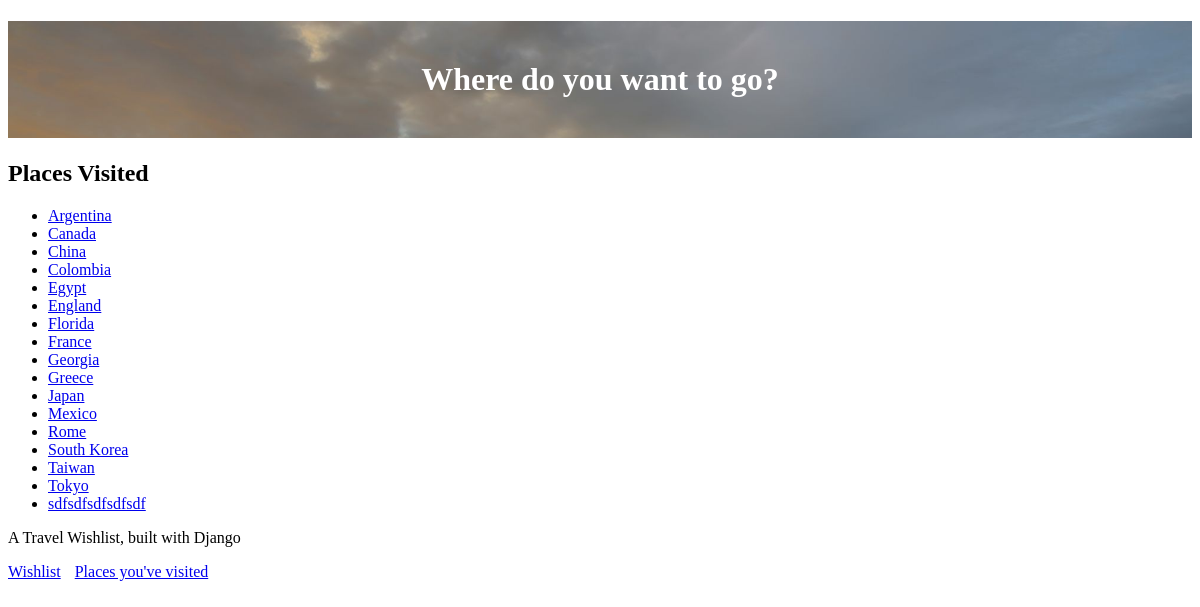
Page /visited (signed in) on the earlier database version.
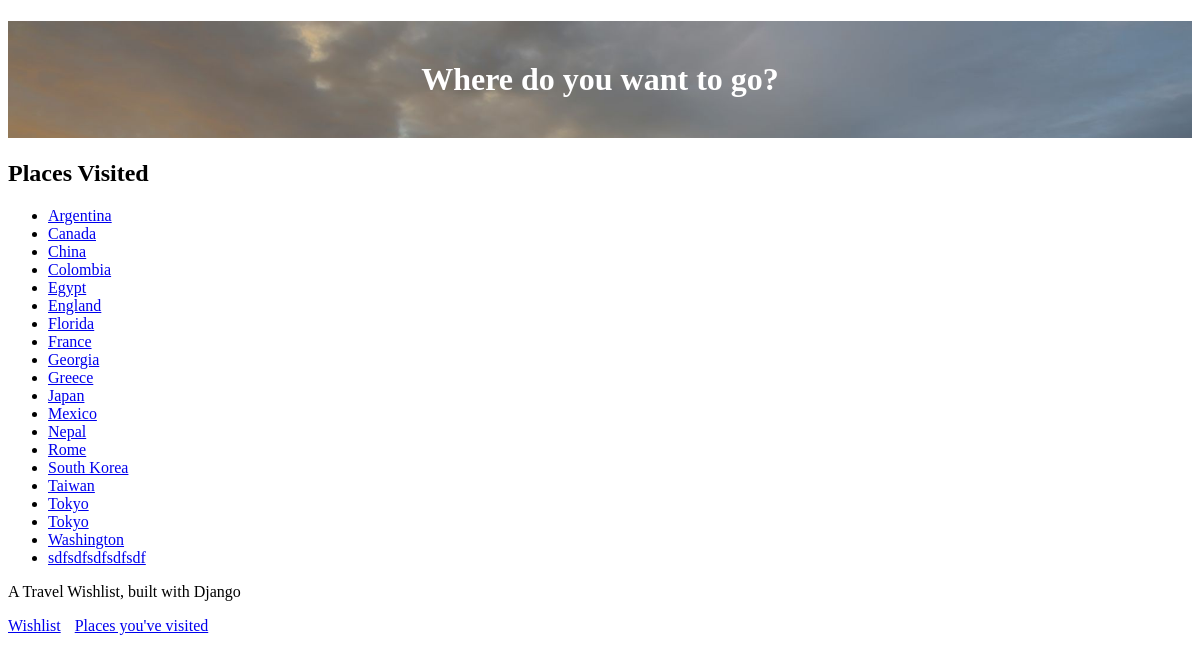
Same page on the later database version.
### travel_wishlist/models.py (models this page shows, shortened)
class Place(models.Model):
    user = models.ForeignKey('auth.user', null=False, on_delete=models.CASCADE)
    name = models.CharField(max_length=200)
    visited = models.BooleanField(default=False) # assume the user is creating a input they havent been to yet
    notes = models.TextField(blank=True, null=True)
    date_visited = models.DateField(blank=True, null=True)
    photo = models.ImageField(upload_to='user_images/', blank=True, null=True)

### travel_wishlist/views.py (the view)
# urls.py: path('visited', views.places_visited, name='places_visited'), # visited page
@login_required
def places_visited(request):
    visited = Place.objects.filter(visited=True).order_by('name') # get all the places from the database, and store them in a variable called visited
    return render(request, 'travel_wishlist/visited.html', {'visited': visited})

### travel_wishlist/templates/travel_wishlist/visited.html
{% extends 'travel_wishlist/base.html' %}
{% block content %}
<h2>Places Visited</h2>
{% if visited %}
<ul>
    {% for place in visited %}
    <li>
     <a href="{% url 'place_details' place.pk %}"> {{ place.name }} </a>
    </li>
    {% endfor %}
</ul>
{% else %}
<p>You have not visited any places yet</p>
{% endif %}
{% endblock %}

Differences in the rows shown:
now on this page (row edited): Place: name "Nepal"
now on this page (row edited): Place: name "Tokyo"
added Place: name "Washington"
